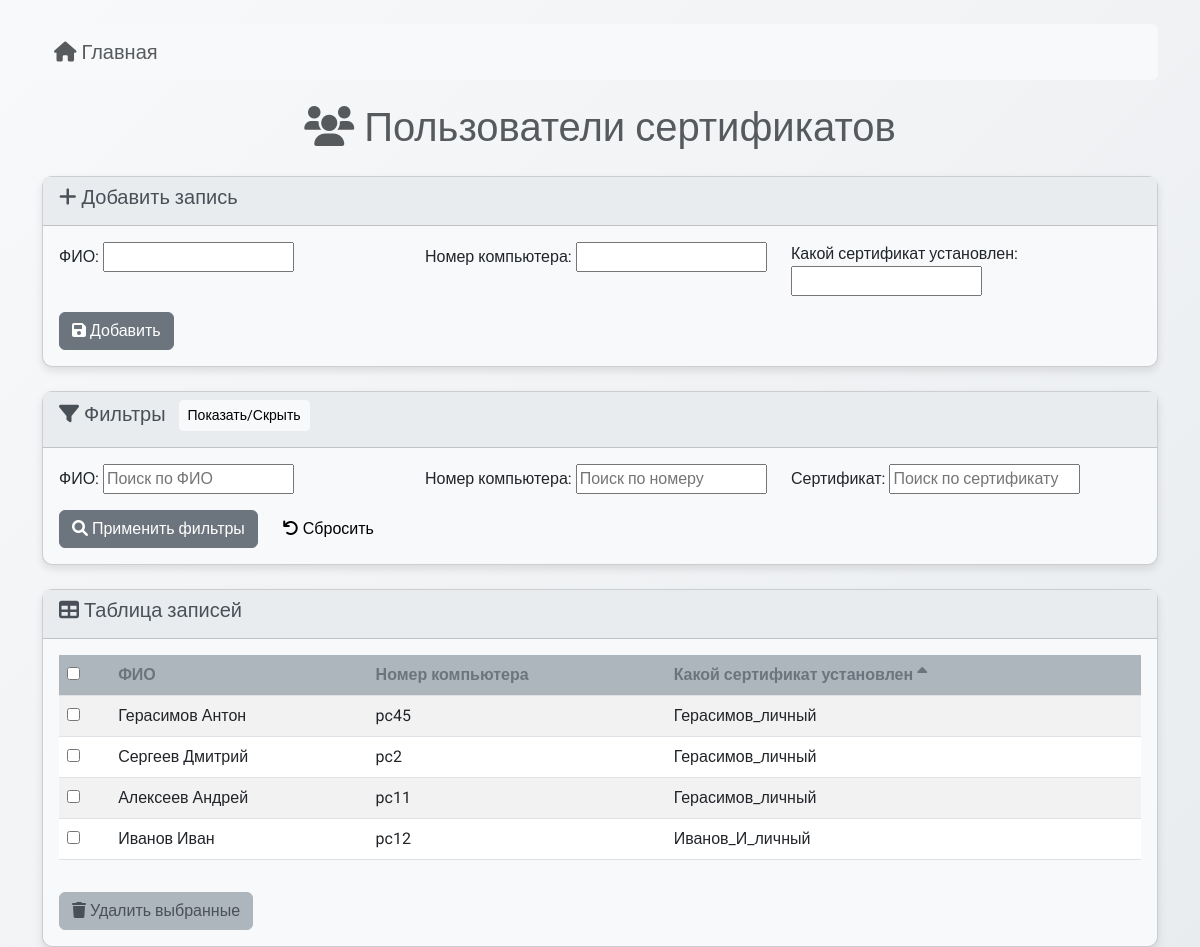
Page /certificate_user/?sort=installed_certificate on the committed database.
### certificates/models.py (models this page shows, shortened)
class CertificateUser(models.Model):
    full_name = models.CharField(max_length=100, verbose_name="ФИО")
    computer_number = models.CharField(max_length=50, verbose_name="Номер компьютера")
    installed_certificate = models.CharField(max_length=100, verbose_name="Какой сертификат установлен")

### certificates/views.py (the view)
# urls.py: path('certificate_user/', cert_views.certificate_user_list, name='certificate_user_list'),
def certificate_user_list(request):
    if request.method == 'POST':
        if 'add' in request.POST:
            form = CertificateUserForm(request.POST)
            if form.is_valid():
                form.save()
                return redirect('certificate_user_list')
        elif 'delete' in request.POST:
            selected_ids = request.POST.getlist('selected')
            CertificateUser.objects.filter(id__in=selected_ids).delete()
            return redirect('certificate_user_list')
    else:
        form = CertificateUserForm()
    filter_form = CertificateUserFilterForm(request.GET)
    users = CertificateUser.objects.all()
    if filter_form.is_valid():
        full_name = filter_form.cleaned_data.get('full_name')
        computer_number = filter_form.cleaned_data.get('computer_number')
        installed_certificate = filter_form.cleaned_data.get('installed_certificate')
        if full_name:
            users = users.filter(full_name__icontains=full_name)
        if computer_number:
            users = users.filter(computer_number__icontains=computer_number)
        if installed_certificate:
            users = users.filter(installed_certificate__icontains=installed_certificate)
    sort_by = request.GET.get('sort', 'full_name')
    if sort_by.startswith('-'):
        direction = 'desc'
        sort_field = sort_by[1:]
    else:
        direction = 'asc'
        sort_field = sort_by
    users = users.order_by(sort_by)
    return render(request, 'certificates/certificate_user_list.html', {
        'users': users,
        'form': form,
        'filter_form': filter_form,
        'sort_by': sort_by,
        'direction': direction,
        'sort_field': sort_field,
    })

### certificates/forms.py
class CertificateUserForm(forms.ModelForm):
    class Meta:
        model = CertificateUser
        fields = ['full_name', 'computer_number', 'installed_certificate']

class CertificateUserFilterForm(forms.Form):
    full_name = forms.CharField(required=False, label="ФИО", widget=forms.TextInput(attrs={'placeholder': 'Поиск по ФИО'}))
    computer_number = forms.CharField(required=False, label="Номер компьютера", widget=forms.TextInput(attrs={'placeholder': 'Поиск по номеру'}))
    installed_certificate = forms.CharField(required=False, label="Сертификат", widget=forms.TextInput(attrs={'placeholder': 'Поиск по сертификату'}))

### certificates/templates/certificates/certificate_user_list.html (shortened to what this page needs)
<!DOCTYPE html>
<html lang="ru">
<head>
    <link href="https://cdn.jsdelivr.net/npm/bootstrap@5.3.0/dist/css/bootstrap.min.css" rel="stylesheet">
    <link rel="stylesheet" href="https://cdnjs.cloudflare.com/ajax/libs/font-awesome/6.0.0/css/all.min.css">
</head>
<body>
    <div class="container mt-4">
        <nav class="navbar navbar-expand-lg navbar-light bg-light mb-4 rounded">
            <div class="container-fluid">
                <a class="navbar-brand text-muted" href="/"><i class="fas fa-home"></i> Главная</a>
            </div>
        </nav>
        <h1 class="text-center text-muted mb-4"><i class="fas fa-users"></i> Пользователи сертификатов</h1>
        <div class="card mb-4">
            <div class="card-header">
                <h5><i class="fas fa-plus"></i> Добавить запись</h5>
            </div>
            <div class="card-body">
                <form method="post">
                    <div class="row g-3">
                        <div class="col-md-4">{{ form.full_name.label_tag }} {{ form.full_name }}</div>
                        <div class="col-md-4">{{ form.computer_number.label_tag }} {{ form.computer_number }}</div>
                        <div class="col-md-4">{{ form.installed_certificate.label_tag }} {{ form.installed_certificate }}</div>
                    </div>
                    <button type="submit" name="add" class="btn btn-secondary mt-3"><i class="fas fa-save"></i> Добавить</button>
                </form>
            </div>
        </div>
        <div class="card mb-4">
            <div class="card-header">
                <h5><i class="fas fa-filter"></i> Фильтры <button class="btn btn-sm btn-light ms-2" type="button" data-bs-toggle="collapse" data-bs-target="#filterCollapse">Показать/Скрыть</button></h5>
            </div>
            <div class="collapse show" id="filterCollapse">
                <div class="card-body">
                    <form method="get" class="row g-3">
                        <div class="col-md-4">{{ filter_form.full_name.label_tag }} {{ filter_form.full_name }}</div>
                        <div class="col-md-4">{{ filter_form.computer_number.label_tag }} {{ filter_form.computer_number }}</div>
                        <div class="col-md-4">{{ filter_form.installed_certificate.label_tag }} {{ filter_form.installed_certificate }}</div>
                        <div class="col-12">
                            <button type="submit" class="btn btn-secondary"><i class="fas fa-search"></i> Применить фильтры</button>
                            <a href="?" class="btn btn-light ms-2"><i class="fas fa-undo"></i> Сбросить</a>
                        </div>
                    </form>
                </div>
            </div>
        </div>
        <div class="card">
            <div class="card-header">
                <h5><i class="fas fa-table"></i> Таблица записей</h5>
            </div>
            <div class="card-body">
                <form method="post">
                    <div class="table-responsive">
                        <table class="table table-striped table-hover">
                            <thead>
                                <tr>
                                    <th><input type="checkbox" id="selectAll"></th>
                                    <th><a href="?{% if sort_field == 'full_name' and direction == 'asc' %}sort=-full_name{% else %}sort=full_name{% endif %}{{ filter_form.data.urlencode }}" class="sortable">ФИО </a></th>
                                    <th><a href="?{% if sort_field == 'computer_number' and direction == 'asc' %}sort=-computer_number{% else %}sort=computer_number{% endif %}{{ filter_form.data.urlencode }}" class="sortable">Номер компьютера </a></th>
                                    <th><a href="?{% if sort_field == 'installed_certificate' and direction == 'asc' %}sort=-installed_certificate{% else %}sort=installed_certificate{% endif %}{{ filter_form.data.urlencode }}" class="sortable">Какой сертификат установлен {% if sort_field == 'installed_certificate' %}{% if direction == 'asc' %}<i class="fas fa-sort-up"></i>{% else %}<i class="fas fa-sort-down"></i>{% endif %}{% endif %}</a></th>
                                </tr>
                            </thead>
                            <tbody>
                                {% for user in users %}
                                <tr>
                                    <td><input type="checkbox" name="selected" value="{{ user.id }}"></td>
                                    <td>{{ user.full_name }}</td>
                                    <td>{{ user.computer_number }}</td>
                                    <td>{{ user.installed_certificate }}</td>
                                </tr>
                                {% endfor %}
                            </tbody>
                        </table>
                    </div>
                    <button type="submit" name="delete" class="btn btn-danger mt-3"><i class="fas fa-trash"></i> Удалить выбранные</button>
                </form>
            </div>
        </div>
    </div>
</body>
</html>

### certificates/templates/certificates/certificate_user_list.html (style rules this page uses)
body { font-family: 'Roboto', sans-serif; background: linear-gradient(135deg, #f8f9fa 0%, #e9ecef 100%); min-height: 100vh; }
.table th { background-color: #adb5bd; color: #343a40; }
.sortable { color: #6c757d; text-decoration: none; }
.card { border-radius: 10px; box-shadow: 0 4px 8px rgba(0,0,0,0.1); background-color: #f8f9fa; }
.card-header { background-color: #e9ecef; color: #495057; }
.btn-secondary { background-color: #6c757d; border-color: #6c757d; }
.btn-danger { background-color: #adb5bd; border-color: #adb5bd; color: #495057; }

### rows in the picture
CertificateUser: full_name "Герасимов Антон", computer_number "pc45", installed_certificate "Герасимов_личный"
CertificateUser: full_name "Сергеев Дмитрий", computer_number "pc2", installed_certificate "Герасимов_личный"
CertificateUser: full_name "Алексеев Андрей", computer_number "pc11", installed_certificate "Герасимов_личный"
CertificateUser: full_name "Иванов Иван", computer_number "pc12", installed_certificate "Иванов_И_личный"

### other values in the picture
{{ filter_form.full_name.label_tag }} "ФИО:"
{{ filter_form.computer_number.label_tag }} "Номер компьютера:"
{{ filter_form.installed_certificate.label_tag }} "Сертификат:"
